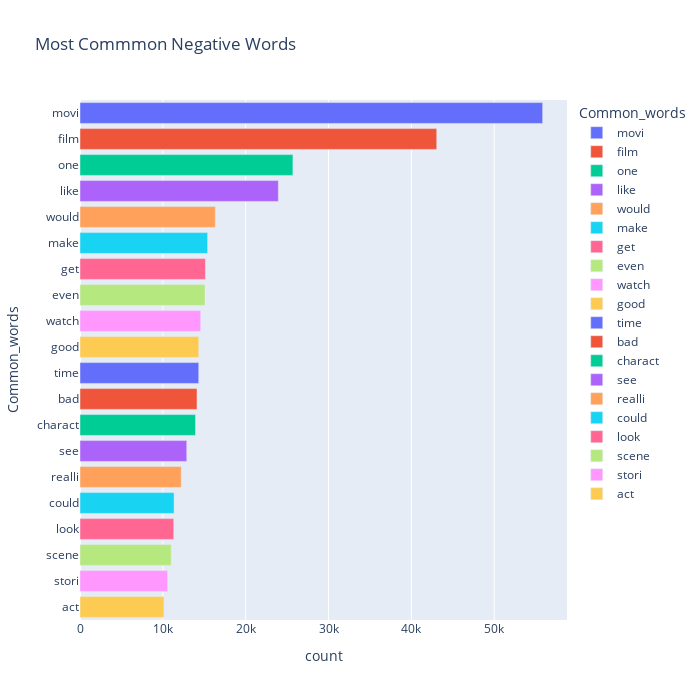

Here is the notebook cell this chart was saved with:
### Code cell
fig = px.bar(temp_neg, x="count", y="Common_words", title='Most Commmon Negative Words', orientation='h', 
             width=700, height=700,color='Common_words')
fig.show()

### Figure 1 — Plotly figure (JSON) as saved in the notebook; plotly's stock layout.template omitted (floating-point values rounded to 4 significant figures)
{"data": [{"alignmentgroup": "True", "hovertemplate": "Common_words=%{y}<br>count=%{x}<extra></extra>", "legendgroup": "movi", "marker": {"color": "#636efa", "pattern": {"shape": ""}}, "name": "movi", "offsetgroup": "movi", "orientation": "h", "showlegend": true, "textposition": "auto", "type": "bar", "x": [55844], "xaxis": "x", "y": ["movi"], "yaxis": "y"}, {"alignmentgroup": "True", "hovertemplate": "Common_words=%{y}<br>count=%{x}<extra></extra>", "legendgroup": "film", "marker": {"color": "#EF553B", "pattern": {"shape": ""}}, "name": "film", "offsetgroup": "film", "orientation": "h", "showlegend": true, "textposition": "auto", "type": "bar", "x": [43059], "xaxis": "x", "y": ["film"], "yaxis": "y"}, {"alignmentgroup": "True", "hovertemplate": "Common_words=%{y}<br>count=%{x}<extra></extra>", "legendgroup": "one", "marker": {"color": "#00cc96", "pattern": {"shape": ""}}, "name": "one", "offsetgroup": "one", "orientation": "h", "showlegend": true, "textposition": "auto", "type": "bar", "x": [25701], "xaxis": "x", "y": ["one"], "yaxis": "y"}, {"alignmentgroup": "True", "hovertemplate": "Common_words=%{y}<br>count=%{x}<extra></extra>", "legendgroup": "like", "marker": {"color": "#ab63fa", "pattern": {"shape": ""}}, "name": "like", "offsetgroup": "like", "orientation": "h", "showlegend": true, "textposition": "auto", "type": "bar", "x": [23939], "xaxis": "x", "y": ["like"], "yaxis": "y"}, {"alignmentgroup": "True", "hovertemplate": "Common_words=%{y}<br>count=%{x}<extra></extra>", "legendgroup": "would", "marker": {"color": "#FFA15A", "pattern": {"shape": ""}}, "name": "would", "offsetgroup": "would", "orientation": "h", "showlegend": true, "textposition": "auto", "type": "bar", "x": [16337], "xaxis": "x", "y": ["would"], "yaxis": "y"}, {"alignmentgroup": "True", "hovertemplate": "Common_words=%{y}<br>count=%{x}<extra></extra>", "legendgroup": "make", "marker": {"color": "#19d3f3", "pattern": {"shape": ""}}, "name": "make", "offsetgroup": "make", "orientation": "h", "showlegend": true, "textposition": "auto", "type": "bar", "x": [15402], "xaxis": "x", "y": ["make"], "yaxis": "y"}, {"alignmentgroup": "True", "hovertemplate": "Common_words=%{y}<br>count=%{x}<extra></extra>", "legendgroup": "get", "marker": {"color": "#FF6692", "pattern": {"shape": ""}}, "name": "get", "offsetgroup": "get", "orientation": "h", "showlegend": true, "textposition": "auto", "type": "bar", "x": [15138], "xaxis": "x", "y": ["get"], "yaxis": "y"}, {"alignmentgroup": "True", "hovertemplate": "Common_words=%{y}<br>count=%{x}<extra></extra>", "legendgroup": "even", "marker": {"color": "#B6E880", "pattern": {"shape": ""}}, "name": "even", "offsetgroup": "even", "orientation": "h", "showlegend": true, "textposition": "auto", "type": "bar", "x": [15091], "xaxis": "x", "y": ["even"], "yaxis": "y"}, {"alignmentgroup": "True", "hovertemplate": "Common_words=%{y}<br>count=%{x}<extra></extra>", "legendgroup": "watch", "marker": {"color": "#FF97FF", "pattern": {"shape": ""}}, "name": "watch", "offsetgroup": "watch", "orientation": "h", "showlegend": true, "textposition": "auto", "type": "bar", "x": [14571], "xaxis": "x", "y": ["watch"], "yaxis": "y"}, {"alignmentgroup": "True", "hovertemplate": "Common_words=%{y}<br>count=%{x}<extra></extra>", "legendgroup": "good", "marker": {"color": "#FECB52", "pattern": {"shape": ""}}, "name": "good", "offsetgroup": "good", "orientation": "h", "showlegend": true, "textposition": "auto", "type": "bar", "x": [14336], "xaxis": "x", "y": ["good"], "yaxis": "y"}, {"alignmentgroup": "True", "hovertemplate": "Common_words=%{y}<br>count=%{x}<extra></extra>", "legendgroup": "time", "marker": {"color": "#636efa", "pattern": {"shape": ""}}, "name": "time", "offsetgroup": "time", "orientation": "h", "showlegend": true, "textposition": "auto", "type": "bar", "x": [14335], "xaxis": "x", "y": ["time"], "yaxis": "y"}, {"alignmentgroup": "True", "hovertemplate": "Common_words=%{y}<br>count=%{x}<extra></extra>", "legendgroup": "bad", "marker": {"color": "#EF553B", "pattern": {"shape": ""}}, "name": "bad", "offsetgroup": "bad", "orientation": "h", "showlegend": true, "textposition": "auto", "type": "bar", "x": [14126], "xaxis": "x", "y": ["bad"], "yaxis": "y"}, {"alignmentgroup": "True", "hovertemplate": "Common_words=%{y}<br>count=%{x}<extra></extra>", "legendgroup": "charact", "marker": {"color": "#00cc96", "pattern": {"shape": ""}}, "name": "charact", "offsetgroup": "charact", "orientation": "h", "showlegend": true, "textposition": "auto", "type": "bar", "x": [13940], "xaxis": "x", "y": ["charact"], "yaxis": "y"}, {"alignmentgroup": "True", "hovertemplate": "Common_words=%{y}<br>count=%{x}<extra></extra>", "legendgroup": "see", "marker": {"color": "#ab63fa", "pattern": {"shape": ""}}, "name": "see", "offsetgroup": "see", "orientation": "h", "showlegend": true, "textposition": "auto", "type": "bar", "x": [12887], "xaxis": "x", "y": ["see"], "yaxis": "y"}, {"alignmentgroup": "True", "hovertemplate": "Common_words=%{y}<br>count=%{x}<extra></extra>", "legendgroup": "realli", "marker": {"color": "#FFA15A", "pattern": {"shape": ""}}, "name": "realli", "offsetgroup": "realli", "orientation": "h", "showlegend": true, "textposition": "auto", "type": "bar", "x": [12218], "xaxis": "x", "y": ["realli"], "yaxis": "y"}, {"alignmentgroup": "True", "hovertemplate": "Common_words=%{y}<br>count=%{x}<extra></extra>", "legendgroup": "could", "marker": {"color": "#19d3f3", "pattern": {"shape": ""}}, "name": "could", "offsetgroup": "could", "orientation": "h", "showlegend": true, "textposition": "auto", "type": "bar", "x": [11353], "xaxis": "x", "y": ["could"], "yaxis": "y"}, {"alignmentgroup": "True", "hovertemplate": "Common_words=%{y}<br>count=%{x}<extra></extra>", "legendgroup": "look", "marker": {"color": "#FF6692", "pattern": {"shape": ""}}, "name": "look", "offsetgroup": "look", "orientation": "h", "showlegend": true, "textposition": "auto", "type": "bar", "x": [11317], "xaxis": "x", "y": ["look"], "yaxis": "y"}, {"alignmentgroup": "True", "hovertemplate": "Common_words=%{y}<br>count=%{x}<extra></extra>", "legendgroup": "scene", "marker": {"color": "#B6E880", "pattern": {"shape": ""}}, "name": "scene", "offsetgroup": "scene", "orientation": "h", "showlegend": true, "textposition": "auto", "type": "bar", "x": [11008], "xaxis": "x", "y": ["scene"], "yaxis": "y"}, {"alignmentgroup": "True", "hovertemplate": "Common_words=%{y}<br>count=%{x}<extra></extra>", "legendgroup": "stori", "marker": {"color": "#FF97FF", "pattern": {"shape": ""}}, "name": "stori", "offsetgroup": "stori", "orientation": "h", "showlegend": true, "textposition": "auto", "type": "bar", "x": [10575], "xaxis": "x", "y": ["stori"], "yaxis": "y"}, {"alignmentgroup": "True", "hovertemplate": "Common_words=%{y}<br>count=%{x}<extra></extra>", "legendgroup": "act", "marker": {"color": "#FECB52", "pattern": {"shape": ""}}, "name": "act", "offsetgroup": "act", "orientation": "h", "showlegend": true, "textposition": "auto", "type": "bar", "x": [10137], "xaxis": "x", "y": ["act"], "yaxis": "y"}], "layout": {"barmode": "relative", "height": 700, "legend": {"title": {"text": "Common_words"}, "tracegroupgap": 0}, "title": {"text": "Most Commmon Negative Words"}, "width": 700, "xaxis": {"anchor": "y", "domain": [0, 1], "title": {"text": "count"}}, "yaxis": {"anchor": "x", "categoryarray": ["act", "stori", "scene", "look", "could", "realli", "see", "charact", "bad", "time", "good", "watch", "even", "get", "make", "would", "like", "one", "film", "movi"], "categoryorder": "array", "domain": [0, 1], "title": {"text": "Common_words"}}}}
